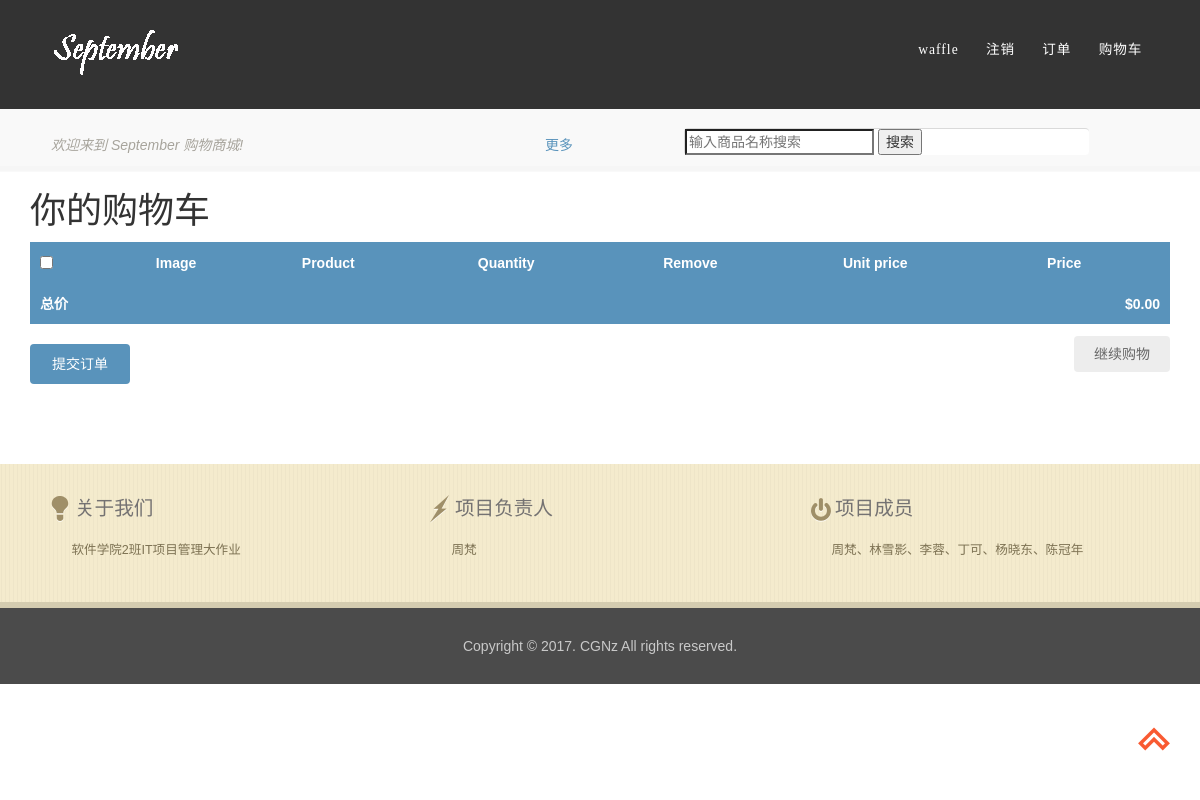
/cart/ (signed in), run on an earlier commit of the app's database.
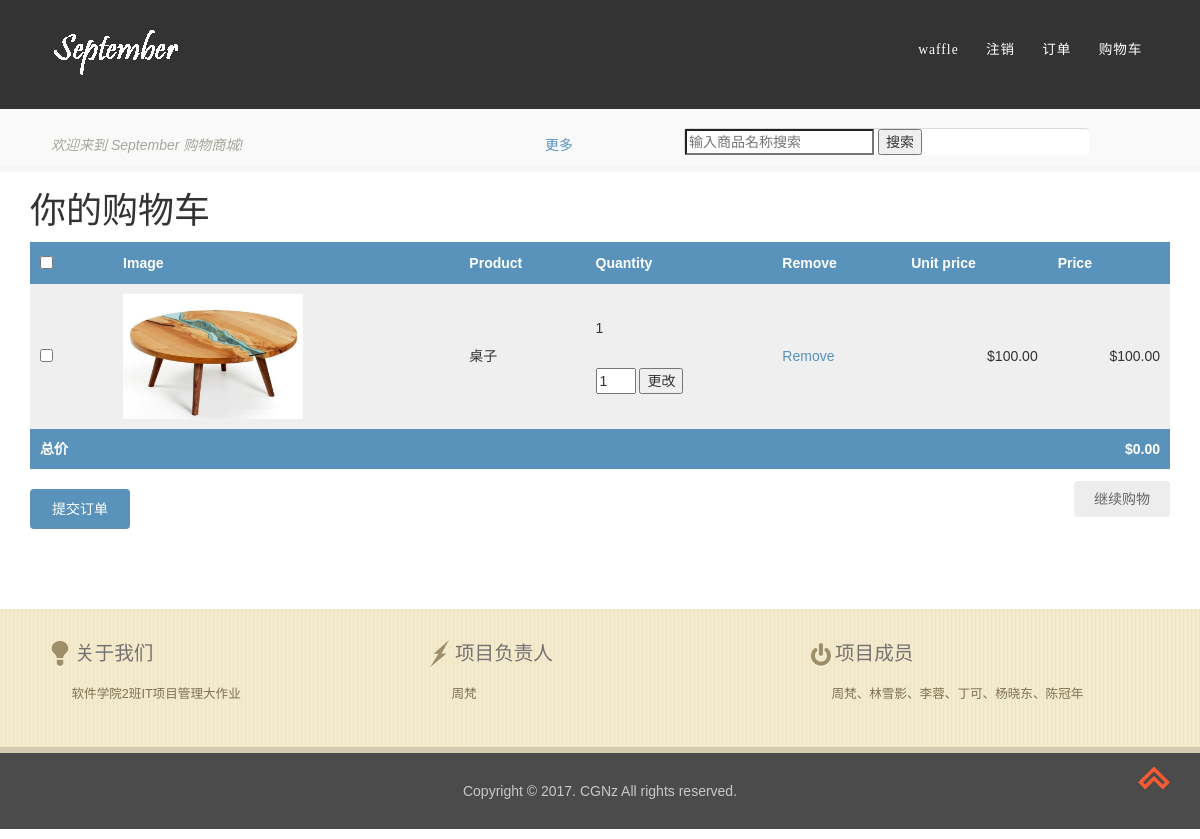
And on a later commit of the database.
### cart/models.py (models this page shows, shortened)
class CartItem(models.Model):
	cart=models.ForeignKey(Cart,related_name='items')
	item=models.ForeignKey(Product,related_name='carts')
	item_quantity=models.IntegerField(default=1)
	class Meta:
		ordering=('cart',)
	def get_price(self):
		return self.item.price*self.item_quantity

### shop/models.py (models this page shows, shortened)
class Product(models.Model):
    category = models.ForeignKey(Category, related_name='products')
    name = models.CharField(max_length=200, db_index=True)
    slug = models.SlugField(max_length=200, db_index=True)
    image = models.ImageField(upload_to='products/%Y/%m/%d', blank=True)
    description = models.TextField(blank=True)
    price = models.DecimalField(max_digits=10, decimal_places=2)
    stock = models.PositiveIntegerField()
    available = models.BooleanField(default=True)
    created = models.DateTimeField(auto_now_add=True)
    updated = models.DateTimeField(auto_now=True)
    class Meta:
        ordering = ('-created',)
        index_together = (('id', 'slug'),)
    def get_absolute_url(self):
        return reverse('shop:product_detail', args=[self.id, self.slug])

### cart/views.py (the view)
@login_required(login_url='/account/login')
def cart_detail(request):
	cart=get_object_or_404(Cart,user=request.user)
	items=CartItem.objects.filter(cart=cart)
	cart_product_form=CartAddProductForm()
	return render(request,'cart/detail.html',{'cart':cart,'items':items,'cart_product_form':cart_product_form})

### cart/forms.py
class CartAddProductForm(forms.Form):
    quantity = forms.TypedChoiceField(choices=PRODUCT_QUANTITY_CHOICES,
                                      coerce=int)

### cart/templates/cart/detail.html (shortened to what this page needs)
{% extends "shop/base.html" %}
{% load static %}
{% block content %}
<div class="container">
    <h1>你的购物车</h1>
    <form method="GET" action="{% url 'cart:checkout' %}">
        <table  style="width:100%; margin-bottom:20px">
            <thead >
                <tr>
                    <th><input type="checkbox" id="checkAll" name="checkAll"></th>
                    <th>Image</th>
                    <th>Product</th>
                    <th>Quantity</th>
                    <th>Remove</th>
                    <th>Unit price</th>
                    <th>Price</th>
                </tr>
            </thead>
            <tbody>
                {% for item in items %}
                {% with product=item.item %}
                <tr>
                    <td>
                        <input type="checkbox" name="checkbox" id="checkbox" value="{{item.id}}" class="is-checked">
                    </td>
                    <td>
                        <a href="{{product.get_absolute_url}}">
                            <img style="width:180px "src="{% if product.image %}{{product.image.url}}{% else %}{% static 'img/no_image.png' %}{% endif %}">
                        </a>
                    </td>
                    <td>{{product.name}}</td>
                    <td>
                        <p class="item-quantity" name=''>{{item.item_quantity}}</p>
                        <div><br></div>
                        <div>
                            <input type="text" name="quantity" class="quantity-field" value="{{item.item_quantity}}" style="width:40px">
                            <input type="button" class="quantity-verify" value="更改">
                        </div>
                    </td>
                    <td><a href="{% url 'cart:cart_remove' product.id %}" class="remove">Remove</a></td>
                    <td class="num unit-price">${{product.price}}</td>
                    <td class="num unit-total-price">${{item.get_price}}</td>
                </tr>
                {% endwith %}
                {% endfor %}
                <tr class="total">
                    <td>总价</td>
                    <td colspan="5"></td>
                    <td class="num total-price">$0.00</td>
                </tr>
            </tbody>
        </table>
        <p class="text-right">
            <input type="submit" value="提交订单" style="width:100px">
            <a href="{% url 'shop:product_list' %}" class="button light">继续购物</a>
        </p>
    </form>
    <div class="clearfix"></div>
</div>
{% endblock %}

What changed in the data, as far as the page shows it:
added CartItem: image (picture), item.name "桌子", item_quantity "1", quantity "1", item.price "100.00", get_price "100.00"
